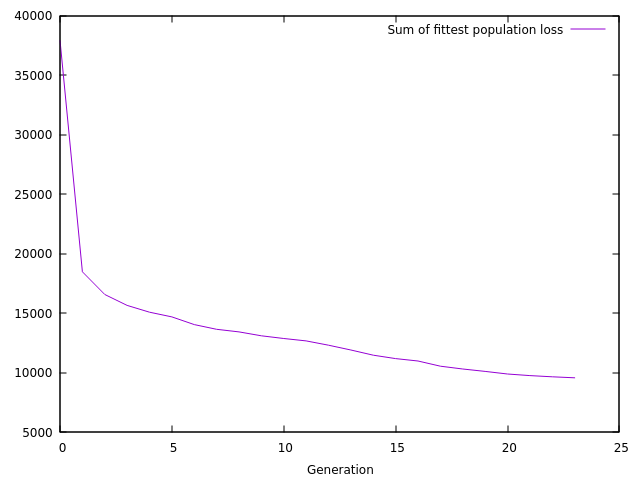

Here is the gnuplot script that generated this plot:
set datafile separator ','

set xlabel "Generation"

plot "msdsGa.csv" using 1:2 title "Sum of fittest population loss" with lines
